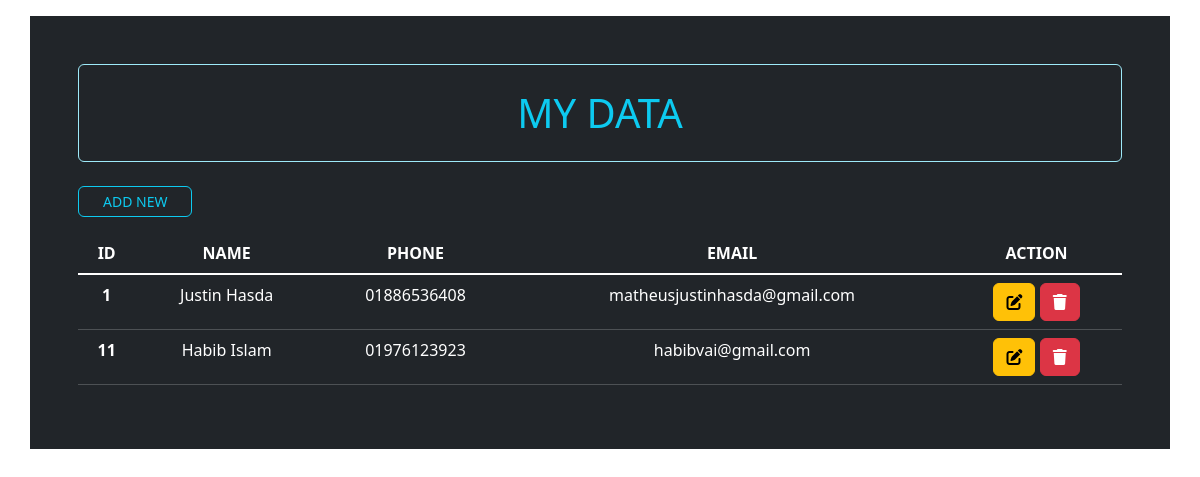
Before: / with the older database file.
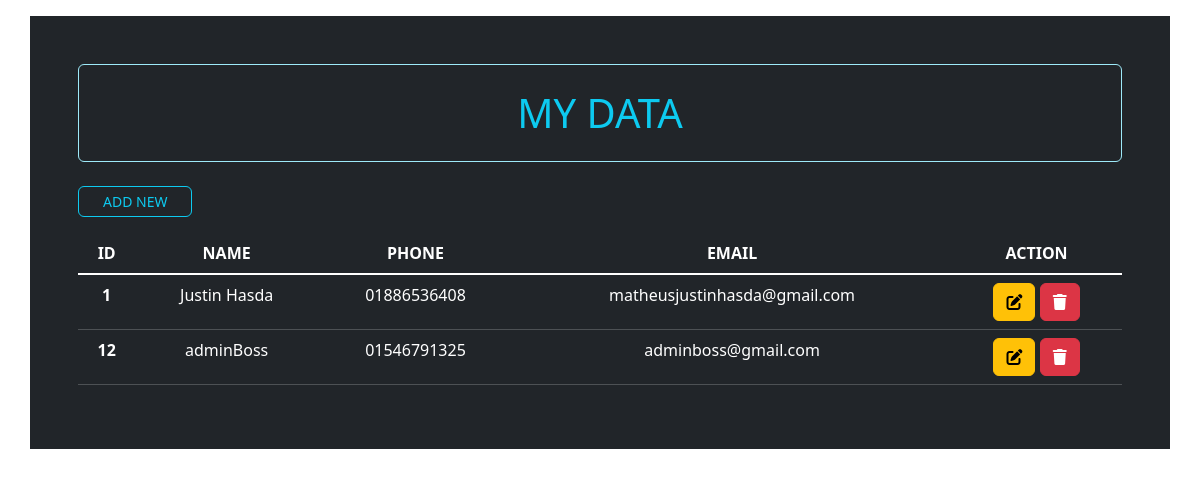
After: the same page with the newer database file.
### myapp/models.py (models this page shows)
class User(models.Model):
    username = models.CharField(max_length=255)
    phone = models.CharField(max_length=15)
    email = models.EmailField()

### myapp/views.py (the view)
# urls.py: path('', views.display_data, name='display_data'),
def display_data(request):
    userData = User.objects.all()
    return render(request, 'myapp/display_data.html', {'userData':userData})

### myapp/templates/myapp/display_data.html
{% extends "myapp/base.html" %}
{% block content %}
    <div class="container bg-dark p-5 my-3">
        <h1 class="text-info text-center border border-info-subtle rounded py-4">MY DATA</h1>
        <a class="btn btn-sm rounded btn-outline-info px-4 my-3" href="{% url 'add_newUser' %}">ADD NEW</a>
        <table class="table table-dark table-hover text-center">
            <thead>
                <tr>
                    <th scope="col">ID</th>
                    <th scope="col">NAME</th>
                    <th scope="col">PHONE</th>
                    <th scope="col">EMAIL</th>
                    <th scope="col">ACTION</th>
                </tr>
            </thead>
            <tbody class="table-group-divider">
                {% for user in userData %}
                <tr>
                    <th scope="row">{{user.id}}</th>
                    <td>{{user.username}}</td>
                    <td>{{user.phone}}</td>
                    <td>{{user.email}}</td>
                    <td>
                        <a class="btn btn-warning" href="{% url 'edit_userinfo' user.pk %}">
                            <i class="fa-solid fa-pen-to-square"></i>
                        </a>
                        <a class="btn btn-danger" href="{% url 'delete_userinfo' user.pk %}">
                            <i class="fa-solid fa-trash"></i>
                        </a>
                    </td>
                </tr>
                {% endfor %}
            </tbody>
        </table>
    </div>
{% endblock %}

### myapp/templates/myapp/base.html (shortened to what this page needs)
<!doctype html>
<html lang="en">
  <head>
    <link href="https://cdn.jsdelivr.net/npm/bootstrap@5.3.6/dist/css/bootstrap.min.css" rel="stylesheet">
    <link rel="stylesheet" href="https://cdnjs.cloudflare.com/ajax/libs/font-awesome/6.7.2/css/all.min.css">
  </head>
  <body>
    {% block content %}
    {% endblock %}
  </body>
</html>

Changed rows visible on the page:
removed User: id "11", username "Habib Islam", phone "01976123923", email "habibvai@gmail.com"
added User: id "12", username "adminBoss", phone "01546791325", email "adminboss@gmail.com"
